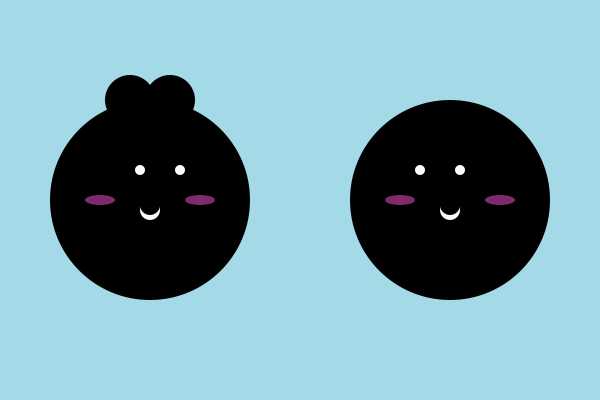
Frame 1 (no input)
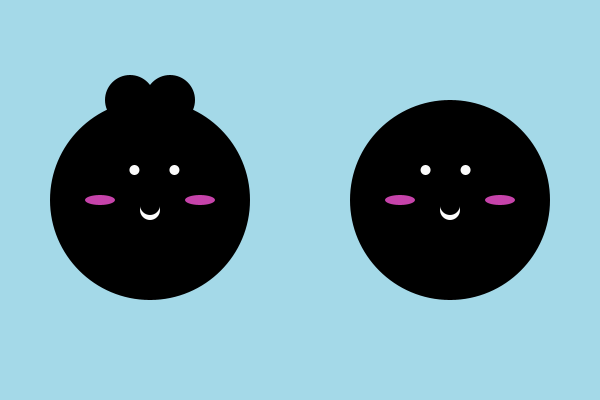
Frame 60 (the mouse pressed at the canvas centre just before this capture)
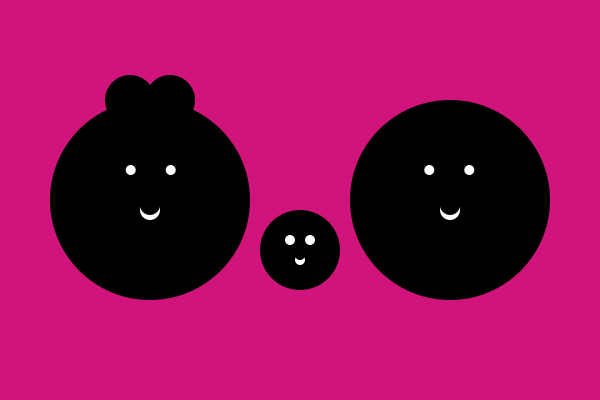
Frame 120 (the mouse held since frame 60 and released just before this capture)

The Processing sketch that drew these frames (run headless with seeded random() and noise(); from frame 60 on, the mouse is pressed at the canvas centre):

// Processing sketch: processing_173178
// ── processing_173178.pde

float cheek = 0;
float eyes = 0;
void setup()
{
  smooth();
  size(600,400);
  colorMode(HSB,360,100,100);

  ellipseMode(CENTER);
  
}

void draw()
{
  float amplitude = map(sin(cheek),-1,1,0,100);
  float amplitude2 = map(sin(eyes),-1,1,0,-20);
  
  if (mouseX>=250)
  {

  background(327,90,82);
  translate(150,200);
  noStroke();
 
  pushMatrix();
  fill(0);
  ellipse(-20,-100,50,50);
  ellipse(20,-100,50,50);
  ellipse(0,0,200,200);
  fill(327,0,100);
  ellipse(amplitude2,-30,10,10);
  ellipse(amplitude2+40,-30,10,10);
  ellipse(0,10,20,20);
  fill(0);
  ellipse(0,5,20,20);
  
  popMatrix();
  
  translate(300,0);
  fill(0);
  pushMatrix();
  ellipse(0,0,200,200);
  fill(327,0,100);
  ellipse(-amplitude2-40,-30,10,10);
  ellipse(-amplitude2,-30,10,10);
  ellipse(0,10,20,20);
  fill(0);
  ellipse(0,5,20,20);
  popMatrix();
  
  eyes+=0.01;
  }
  else
  {
    background(193,29,91);
     translate(150,200);
  noStroke();
 
  pushMatrix();
  fill(0);
  ellipse(-20,-100,50,50);
  ellipse(20,-100,50,50);
  ellipse(0,0,200,200);
  fill(193,0,99);
  ellipse(amplitude2,-30,10,10);
  ellipse(amplitude2+40,-30,10,10);
  ellipse(0,10,20,20);
  fill(0);
  ellipse(0,5,20,20);
  fill(313,66,amplitude);
  ellipse(-50,0,30,10);
  ellipse(50,0,30,10);
  popMatrix();
  
  translate(300,0);
  fill(0);
  pushMatrix();
  ellipse(0,0,200,200);
  fill(193,0,99);
  ellipse(-amplitude2-40,-30,10,10);
  ellipse(-amplitude2,-30,10,10);
  ellipse(0,10,20,20);
  fill(0);
  ellipse(0,5,20,20);
  fill(313,66,amplitude);
  ellipse(-50,0,30,10);
  ellipse(50,0,30,10);
  popMatrix();
  
  cheek+=0.01;
  eyes+=0.01;
  }
  
if(mouseX>=250 && mousePressed == true)
  { 
    fill(0);
      ellipse(-150,50,80,80);
      fill(327,0,100);
      ellipse(-160,40,10,10);
      ellipse(-140,40,10,10);
      ellipse(-150,60,10,10);
      fill(0);
      ellipse(-150,55,10,10);
      
  }
  
  
  

}
